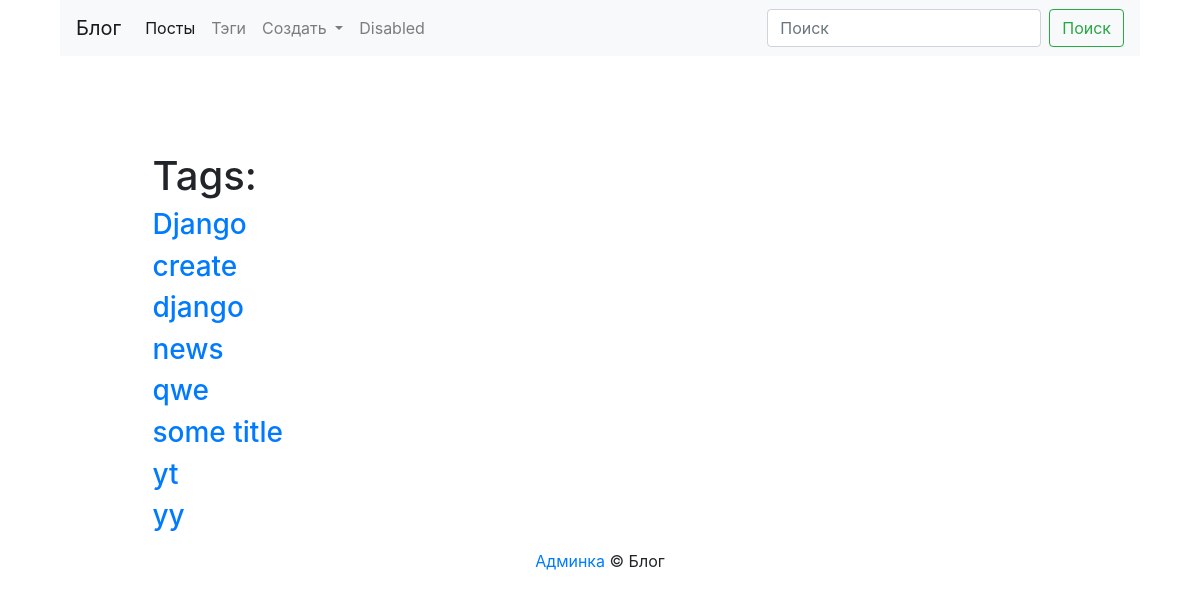
/blog/tags/, run on an earlier commit of the app's database.
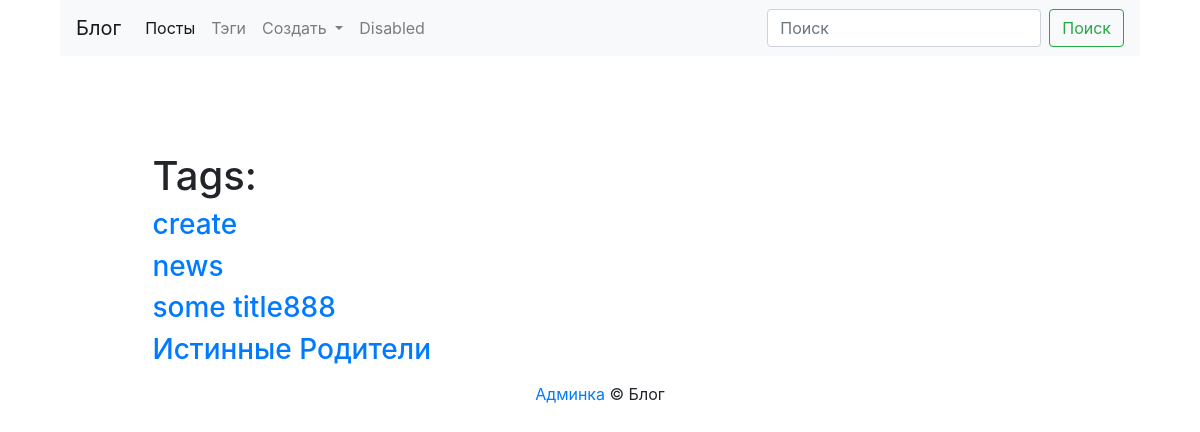
And on a later commit of the database.
### blog/models.py (models this page shows, shortened)
class Tag(models.Model):
    title = models.CharField(max_length = 50)
    slug = models.SlugField(max_length = 50, unique = True)
    def get_absolute_url(self):
        return reverse('tag_detail_url', kwargs={'slug': self.slug})
    class Meta:
        ordering = ['title']

### blog/views.py (the view)
# urls.py: path('tags/', tags_list, name = 'tags_list_url'),
def tags_list(request):
    tags = Tag.objects.all()
    return render(request, 'blog/tags_list.html', context = {'tags': tags})

### blog/templates/blog/tags_list.html (shortened to what this page needs)
{% extends 'blog/base_blog.html' %}
        {% block content %}
    <h1 class="mt-5">Tags:</h1>
    {% for tag in tags %}
        <h3><a href="{{ tag.get_absolute_url }}">{{ tag.title }}</a></h3>
    {% endfor %}
    {% endblock %}

### blog/templates/blog/base_blog.html (shortened to what this page needs)
{% extends 'base.html' %}

### templates/base.html (shortened to what this page needs)
{% load static %}
<!doctype html>
<html lang="en">
  <head>
    <link rel="stylesheet" href="https://stackpath.bootstrapcdn.com/bootstrap/4.3.1/css/bootstrap.min.css"
>
     <link rel="stylesheet" href="{% static 'css/styles.css' %}" type="text/css">
  </head>
  <body>
  <div class="container">
        <div class="container">
            {% include "includes/navbar.html" %}
        </div>
           <div class="container mt-5">
            <div class="row">
                <div class="col-1"></div>
                <div class="col-10">
            {% block content %}{% endblock %}
                </div>
                <div class="col-1"></div>
            </div>
        </div>
        {% include "includes/footer.html" %}
</div>
  </body>
</html>

### templates/includes/navbar.html (shortened to what this page needs)
 {% block content %}
    <nav class="navbar navbar-expand-lg navbar-light bg-light">
  <a class="navbar-brand" href="#">Блог</a>
  <div class="collapse navbar-collapse" id="navbarSupportedContent">
    <ul class="navbar-nav mr-auto">
      <li class="nav-item active">
        <a class="nav-link" href="{% url 'posts_list_url' %}">Посты</a>
      </li>
      <li class="nav-item">
        <a class="nav-link" href="{% url 'tags_list_url' %}">Тэги</a>
      </li>
      <li class="nav-item dropdown">
        <a class="nav-link dropdown-toggle" href="#" id="navbarDropdown" role="button" data-toggle="dropdown" aria-haspopup="true" aria-expanded="false">
          Создать
        </a>
      </li>
      <li class="nav-item">
        <a class="nav-link" href="#">Disabled</a>
      </li>
    </ul>
    <form class="form-inline my-2 my-lg-0" action="{% url 'posts_list_url' %}">
      <input class="form-control mr-sm-2" type="search" placeholder="Поиск" aria-label="Search" name="search">
      <button class="btn btn-outline-success my-2 my-sm-0" type="submit">Поиск</button>
    </form>
  </div>
</nav>
    {% endblock %}

### templates/includes/footer.html
<div class="footer" align="center">
    <a href="/admin">Админка</a>
    &copy; Блог
</div>

What changed in the data, as far as the page shows it:
removed Tag: title "Django"
removed Tag: title "django"
removed Tag: title "qwe"
removed Tag: title "yt"
changed Tag: title "some title" → "some title888"
changed Tag: title "yy" → "Истинные Родители"
